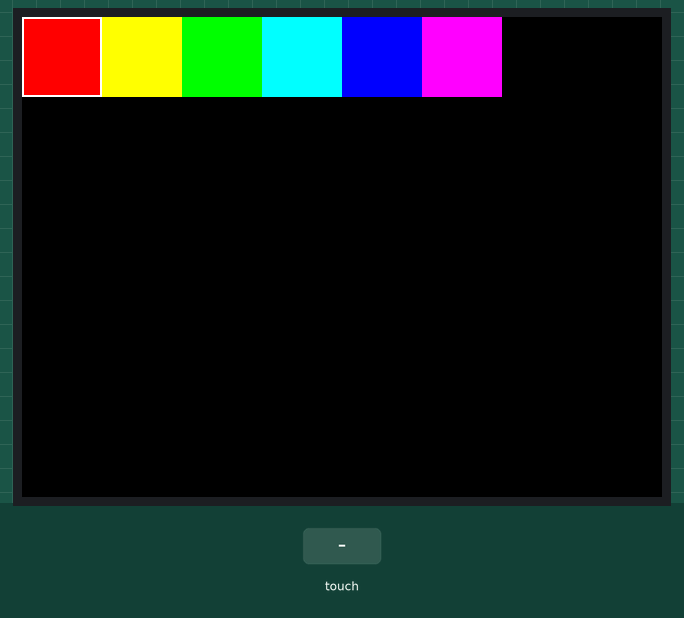
Recording of a sketch running on a simulated Arduino Uno, built with avr-gcc and run on an emulated ATmega328P. Parts: 320×240 colour display. The inputs (shaded band) are chosen by the test bench. What the sketch prints to the serial monitor is not drawn.

Above: at 7.6 s.
7.7 s: touch panel pressed at 13 % / 10 % of its raw x / y range
9.2 s: touch panel pressed at 87 % / 30 % of its raw x / y range
At 9.7 s:
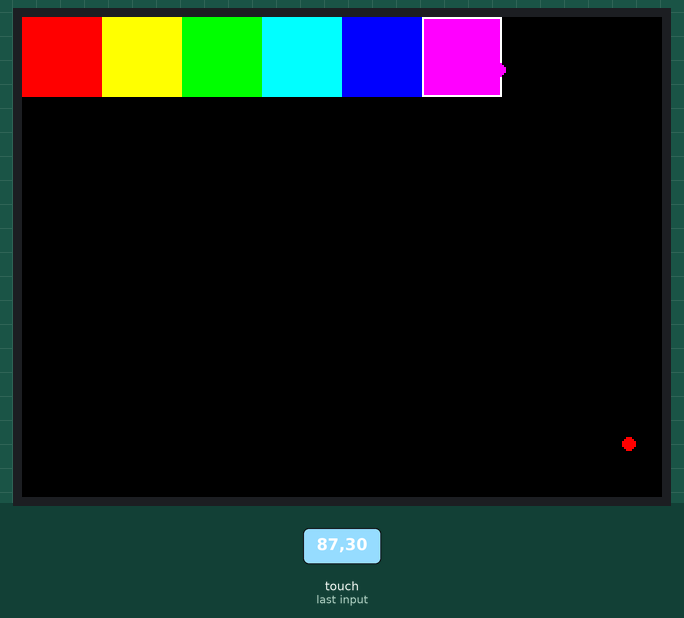
10.7 s: touch panel pressed at 87 % / 50 % of its raw x / y range
At 11.9 s:
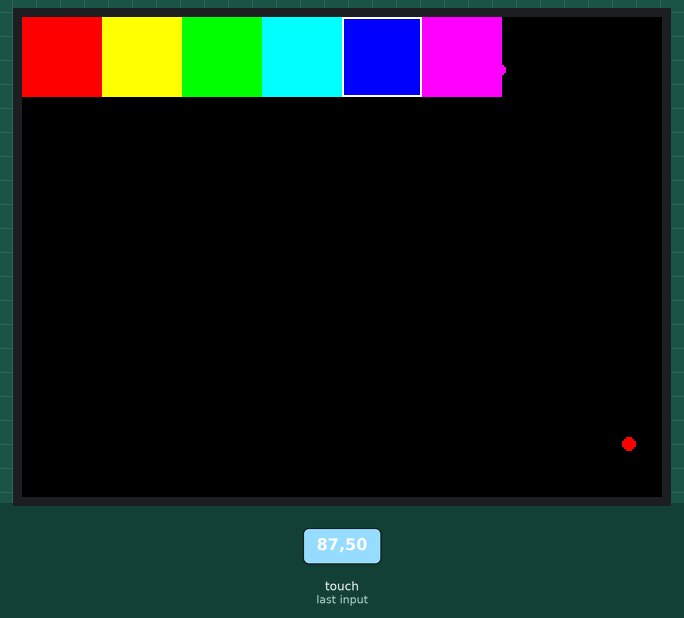
12.2 s: touch panel pressed at 87 % / 70 % of its raw x / y range
At 13.2 s:
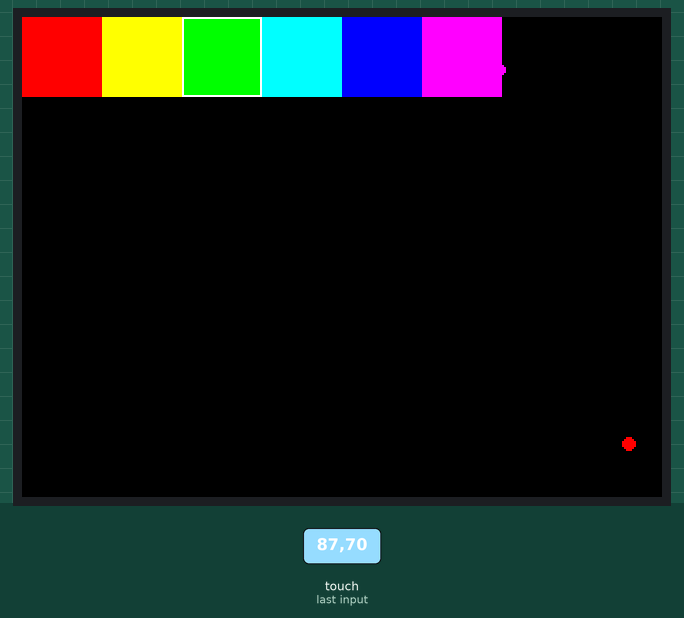
13.7 s: touch panel pressed at 87 % / 90 % of its raw x / y range
At 14.3 s:
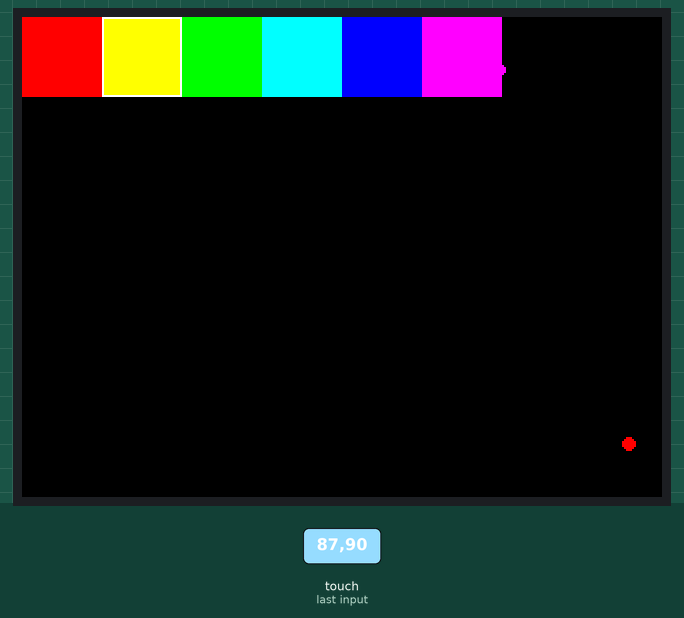
Timing chart, 0 to 16.2 s (numbered marks = the images above; inputs shaded):
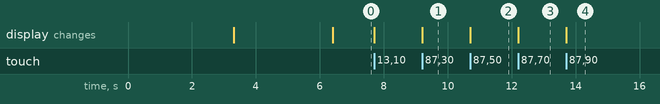

Measured:
- after the input at 9.2 s, the display: changes at once (image 1)
- after the input at 10.7 s, the display: changes at once (image 2)
- after the input at 12.2 s, the display: changes at once (image 3)
- after the input at 13.7 s, the display: changes at once (image 4)

The sketch:

graphicstest.ino
```cpp
// This sketch has been Refurbished by BUHOSOFT
// IMPORTANT: Adafruit_TFTLCD LIBRARY MUST BE SPECIFICALLY
// CONFIGURED FOR EITHER THE TFT SHIELD OR THE BREAKOUT BOARD.
// SEE RELEVANT COMMENTS IN Adafruit_TFTLCD.h FOR SETUP.
#define DEBUG
#include <Adafruit_GFX.h>    // Core graphics library
#include <Adafruit_TFTLCD.h> // Hardware-specific library
#include <stdint.h>
#include "TouchScreen.h"

// The control pins for the LCD can be assigned to any digital or
// analog pins...but we'll use the analog pins as this allows us to
// double up the pins with the touch screen (see the TFT paint example).
#define LCD_CS A3 // Chip Select goes to Analog 3
#define LCD_CD A2 // Command/Data goes to Analog 2
#define LCD_WR A1 // LCD Write goes to Analog 1
#define LCD_RD A0 // LCD Read goes to Analog 0
#define LCD_RESET A4 // Can alternately just connect to Arduino's reset pin

// When using the BREAKOUT BOARD only, use these 8 data lines to the LCD:
// For the Arduino Uno, Duemilanove, Diecimila, etc.:
//   D0 connects to digital pin 8  (Notice these are
//   D1 connects to digital pin 9   NOT in order!)
//   D2 connects to digital pin 2
//   D3 connects to digital pin 3
//   D4 connects to digital pin 4
//   D5 connects to digital pin 5
//   D6 connects to digital pin 6
//   D7 connects to digital pin 7
// For the Arduino Mega, use digital pins 22 through 29
// (on the 2-row header at the end of the board).

// Assign human-readable names to some common 16-bit color values:
#define	BLACK   0x0000
#define	BLUE    0x001F
#define	RED     0xF800
#define	GREEN   0x07E0
#define CYAN    0x07FF
#define MAGENTA 0xF81F
#define YELLOW  0xFFE0
#define WHITE   0xFFFF

Adafruit_TFTLCD tft(LCD_CS, LCD_CD, LCD_WR, LCD_RD, LCD_RESET);
// If using the shield, all control and data lines are fixed, and
// a simpler declaration can optionally be used:
// Adafruit_TFTLCD tft;

// These are the pins for the shield!
//Original
//#define YP A1  // must be an analog pin, use "An" notation!
//#define XM A2  // must be an analog pin, use "An" notation!
//#define YM 7   // can be a digital pin
//#define XP 6   // can be a digital pin
//Edited
#define YP A3  // must be an analog pin, use "An" notation!
#define XM A2  // must be an analog pin, use "An" notation!
#define YM 9   // can be a digital pin
#define XP 8   // can be a digital pin

#define MINPRESSURE 100
#define MAXPRESSURE 900

#define BOXSIZE 40
#define PENRADIUS 3
int oldcolor, currentcolor;
int screenRotation = 1; // allows automatic screen rotation [values: 1-4]
int touchPoint = 0;   //allows screen rotation to pinpoint color selection based on x or y axis

#define TS_MINX 140
#define TS_MINY 140
#define TS_MAXX 900
#define TS_MAXY 950
// For better pressure precision, we need to know the resistance
// between X+ and X- Use any multimeter to read it
// For the one we're using, its 300 ohms across the X plate

TouchScreen ts = TouchScreen(XP, YP, XM, YM, 300);

void setup(void) {
  Serial.begin(9600);
  Serial.println(F("TFT LCD test"));
  Serial.print("TFT size is "); Serial.print(tft.width()); Serial.print("x"); Serial.println(tft.height());

  tft.reset();

  uint16_t identifier = tft.readID();

#ifdef DEBUG
if(identifier == 0x9325) {
    Serial.println(F("Found ILI9325 LCD driver"));
  } else if(identifier == 0x9328) {
    Serial.println(F("Found ILI9328 LCD driver"));
  } else if(identifier == 0x7575) {
    Serial.println(F("Found HX8347G LCD driver"));
  } else if(identifier == 0x9341) {
    Serial.println(F("Found ILI9341 LCD driver"));
  } else if(identifier == 0x8357) {
    Serial.println(F("Found HX8357D LCD driver"));
  } else {
    Serial.print(F("Unknown LCD driver chip: "));
    Serial.println(identifier, HEX);
    Serial.println(F("If using the Adafruit 2.8\" TFT Arduino shield, the line:"));
    Serial.println(F("  #define USE_ADAFRUIT_SHIELD_PINOUT"));
    Serial.println(F("should appear in the library header (Adafruit_TFT.h)."));
    Serial.println(F("If using the breakout board, it should NOT be #defined!"));
    Serial.println(F("Also if using the breakout, double-check that all wiring"));
    Serial.println(F("matches the tutorial."));
    //return;
    identifier = 0x9341;
  }
#endif

  tft.begin(identifier);

  tft.setRotation(screenRotation);

#ifdef DEBUG
  Serial.println("Starting TFT Display...");
  tft.fillScreen(BLACK);
  unsigned long start = micros();
  tft.setCursor(0, 0);
  tft.setTextColor(WHITE);
  tft.setTextSize(2);
  tft.println(F("TFT LCD test"));
  tft.print("TFT size is "); tft.print(tft.width()); tft.print("x"); tft.println(tft.height());
  tft.print("Using Rotation: "); tft.println(screenRotation);
  delay(3000);
#endif

  tft.fillScreen(BLACK);
  tft.setCursor(0, 0);
  tft.setTextColor(WHITE);
  tft.setTextSize(2);
  Serial.println("Starting Paint Program...");

  tft.println("Starting Paint...");
  delay(3000);

  tft.fillScreen(BLACK);

  // make the color selection boxes
  tft.fillRect(0, 0, BOXSIZE, BOXSIZE, RED);
  tft.fillRect(BOXSIZE, 0, BOXSIZE, BOXSIZE, YELLOW);
  tft.fillRect(BOXSIZE*2, 0, BOXSIZE, BOXSIZE, GREEN);
  tft.fillRect(BOXSIZE*3, 0, BOXSIZE, BOXSIZE, CYAN);
  tft.fillRect(BOXSIZE*4, 0, BOXSIZE, BOXSIZE, BLUE);
  tft.fillRect(BOXSIZE*5, 0, BOXSIZE, BOXSIZE, MAGENTA);

  // select the current color 'red'
  tft.drawRect(0, 0, BOXSIZE, BOXSIZE, WHITE);
  currentcolor = RED;

}

void loop(void) {
  // Recently Point was renamed TSPoint in the TouchScreen library
  // If you are using an older version of the library, use the
  // commented definition instead.
  // Point p = ts.getPoint();
  int x,y;

  TSPoint p = ts.getPoint();
    // if sharing pins, you'll need to fix the directions of the touchscreen pins
  //pinMode(XP, OUTPUT);
  pinMode(XM, OUTPUT);
  pinMode(YP, OUTPUT);
  //pinMode(YM, OUTPUT);

  // we have some minimum pressure we consider 'valid'
  // pressure of 0 means no press

  if (p.z > MINPRESSURE && p.z < MAXPRESSURE)
  {
  #ifdef DEBUG
    Serial.print("X = "); Serial.print(p.x);
    Serial.print("\tY = "); Serial.print(p.y);
    Serial.print("\tPressure = "); Serial.println(p.z);
  #endif

    // scale from 0->1023 to tft.width

  if (screenRotation==1)
  {
    p.x = tft.height()-(map(p.x, TS_MAXX, TS_MINX, tft.height(), 0));
    p.y = tft.width()-(map(p.y, TS_MAXY, TS_MINY, tft.width(), 0));
  }
  if (screenRotation==3)
  {
    p.x = tft.height()-(map(p.x, TS_MINX, TS_MAXX, tft.height(), 0));
    p.y = tft.width()-(map(p.y, TS_MINY, TS_MAXY, tft.width(), 0));
  }
  if (screenRotation==2)
  {
    p.x = tft.width()-(map(p.x, TS_MAXX, TS_MINX, tft.width(), 0));
    p.y = tft.height()-(map(p.y, TS_MINY, TS_MAXY, tft.height(), 0));
  }
  if (screenRotation==4)
  {
    p.x = tft.width()-(map(p.x, TS_MINX, TS_MAXX, tft.width(), 0));
    p.y = tft.height()-(map(p.y, TS_MAXY, TS_MINY, tft.height(), 0));
  }

  x=(4*p.x)/tft.width();
  y=(4*p.y)/tft.height();

  oldcolor = currentcolor;

if (screenRotation==1 || screenRotation==3)
{
  if (p.x < BOXSIZE) {
     colorSelect(p.y);
  }
  tft.fillCircle(p.y, p.x, PENRADIUS, currentcolor);
}
  if (screenRotation==2 || screenRotation==4)
{
  if (p.y < BOXSIZE) {
     colorSelect(p.x);
  }
  tft.fillCircle(p.x, p.y, PENRADIUS, currentcolor);
}
    }
  }

void colorSelect(int selectValue){
     if (selectValue < BOXSIZE) {
       currentcolor = RED;
       tft.drawRect(0, 0, BOXSIZE, BOXSIZE, WHITE);
     } else if (selectValue < BOXSIZE*2) {
       currentcolor = YELLOW;
       tft.drawRect(BOXSIZE, 0, BOXSIZE, BOXSIZE, WHITE);
     } else if (selectValue < BOXSIZE*3) {
       currentcolor = GREEN;
       tft.drawRect(BOXSIZE*2, 0, BOXSIZE, BOXSIZE, WHITE);
     } else if (selectValue < BOXSIZE*4) {
       currentcolor = CYAN;
       tft.drawRect(BOXSIZE*3, 0, BOXSIZE, BOXSIZE, WHITE);
     } else if (selectValue < BOXSIZE*5) {
       currentcolor = BLUE;
       tft.drawRect(BOXSIZE*4, 0, BOXSIZE, BOXSIZE, WHITE);
     } else if (selectValue <= BOXSIZE*6) {
       currentcolor = MAGENTA;
       tft.drawRect(BOXSIZE*5, 0, BOXSIZE, BOXSIZE, WHITE);
     }

     if (oldcolor != currentcolor) {
        if (oldcolor == RED)
          tft.fillRect(0, 0, BOXSIZE, BOXSIZE, RED);
        if (oldcolor == YELLOW)
          tft.fillRect(BOXSIZE, 0, BOXSIZE, BOXSIZE, YELLOW);
        if (oldcolor == GREEN)
          tft.fillRect(BOXSIZE*2, 0, BOXSIZE, BOXSIZE, GREEN);
        if (oldcolor == CYAN)
          tft.fillRect(BOXSIZE*3, 0, BOXSIZE, BOXSIZE, CYAN);
        if (oldcolor == BLUE)
          tft.fillRect(BOXSIZE*4, 0, BOXSIZE, BOXSIZE, BLUE);
        if (oldcolor == MAGENTA)
          tft.fillRect(BOXSIZE*5, 0, BOXSIZE, BOXSIZE, MAGENTA);
     }
}
```
